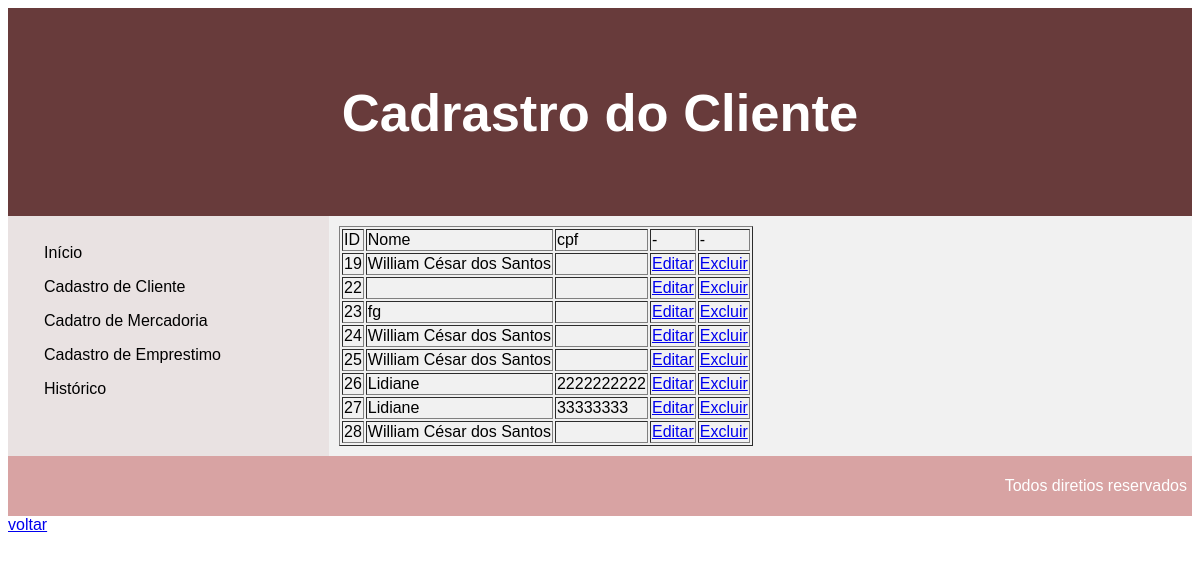
Screenshot of /listaclientes.php (signed in) with the database file from the repository.
### tables this page shows
CREATE TABLE `clientes` (
  `id` int(11) NOT NULL,
  `nome` varchar(90) NOT NULL,
  `cpf` varchar(11) NOT NULL,
  `telefone` varchar(13) NOT NULL,
  `data_de_nascimento` date NOT NULL,
  `email` varchar(30) NOT NULL,
  `genero` varchar(1) NOT NULL
);

### listaclientes.php (the view, shortened to what this page needs)
<?php
    include "includes/topo.php";
    ?>
        <header>
            <h2>Cadrastro do Cliente</h2>
          </header>
           <section>
            <nav>
             <ul id="menu">
               <li><a href="Tela inicial.php">Início</a></li>
               <li><a href="CadCliente.php">Cadastro de Cliente</a></li>
                <li><a href="CadMercadoria.php">Cadatro de Mercadoria</a></li>
               <li><a href="CadastEmprestimo.php">Cadastro de Emprestimo</a></li>
               <li><a href="Historico.php">Histórico</a></li>
              </ul>
             </nav>
             <article>
                <table border="1">
                    <tr>
                        <td>ID</td>
                        <td>Nome</td>
                        <td>cpf</td>
                        <td>-</td>
                        <td>-</td>
                    </tr>
                    <?php
                        include "includes/conecta.php";
                         $sql = "SELECT id, nome, cpf, telefone, data_de_nascimento, email, genero FROM clientes";
                         $res = mysqli_query($conn, $sql);
                         while($row = mysqli_fetch_assoc($res)) {
                            echo "<tr>
                            <td>". $row ['id'] ."</td>
                            <td>". $row ['nome'] ."</td>
                            <td>". $row ['cpf'] ."</td>
                            <td><a href='CadCliente.php?id=". $row ['id'] ."'>Editar</a></td>
                            <td><a href='excluicliente.php?id=".$row['id'] ."'>Excluir</a></td>
                        </tr>";
                         }
                    ?>
                </table>
            </article>
          </section>
          <footer>
            <p>Todos diretios reservados</p>
          </footer>
        <a href="Tela inicial.php">voltar</a>
    </body>
</html>

### includes/topo.php (shortened to what this page needs)
<!DOCTYPE html>
<html>
    <head>
        <link href="css/estilo.css" rel="stylesheet">
    </head>
    <body>

### css/estilo.css (style rules this page uses)
* { box-sizing: border-box; }
body { font-family: Arial, Helvetica, sans-serif; }
header { background-color: rgb(104, 59, 59); padding: 30px; text-align: center; font-size: 35px; color: white; }
section { display: -webkit-flex; display: flex; }
nav { -webkit-flex: 1; -ms-flex: 1; flex: 1; background: rgb(233, 226, 226); padding: 20px; }
nav ul { list-style-type: none; padding: 0; }
article { -webkit-flex: 3; -ms-flex: 3; flex: 3; background-color: #f1f1f1; padding: 10px; }
footer { background-color: rgb(216, 163, 163); padding: 5px; text-align: end; color: white; }
ul#menu { list-style-type: none; margin: 0; padding: 0; }
ul#menu li a { display: block; color: #000; padding: 8px 16px; text-decoration: none; }

### rows the page displays
clientes: id "19", nome "William César dos Santos"
clientes: id "22"
clientes: id "23", nome "fg"
clientes: id "24", nome "William César dos Santos"
clientes: id "25", nome "William César dos Santos"
clientes: id "26", nome "Lidiane", cpf "2222222222"
clientes: id "27", nome "Lidiane", cpf "33333333"
clientes: id "28", nome "William César dos Santos"
